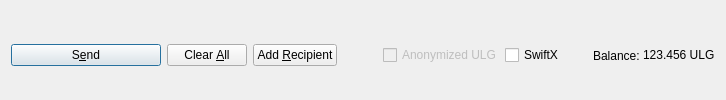
         <widget class="QFrame" name="frame_Send">
          <layout class="QHBoxLayout" name="horizontalLayout">
           <property name="bottomMargin">
            <number>0</number>
           </property>
           <item>
            <widget class="QPushButton" name="sendButton">
             <property name="minimumSize">
              <size>
               <width>150</width>
               <height>0</height>
              </size>
             </property>
             <property name="toolTip">
              <string>Confirm the send action</string>
             </property>
             <property name="text">
              <string>S&amp;end</string>
             </property>
             <property name="icon">
              <iconset resource="../ultragate.qrc">
               <normaloff>:/icons/send</normaloff>:/icons/send</iconset>
             </property>
             <property name="autoDefault">
              <bool>false</bool>
             </property>
             <property name="default">
              <bool>true</bool>
             </property>
            </widget>
           </item>
           <item>
            <widget class="QPushButton" name="clearButton">
             <property name="sizePolicy">
              <sizepolicy hsizetype="Minimum" vsizetype="Fixed">
               <horstretch>0</horstretch>
               <verstretch>0</verstretch>
              </sizepolicy>
             </property>
             <property name="toolTip">
              <string>Clear all fields of the form.</string>
             </property>
             <property name="text">
              <string>Clear &amp;All</string>
             </property>
             <property name="icon">
              <iconset resource="../ultragate.qrc">
               <normaloff>:/icons/remove</normaloff>:/icons/remove</iconset>
             </property>
             <property name="autoDefault">
              <bool>false</bool>
             </property>
            </widget>
           </item>
           <item>
            <widget class="QPushButton" name="addButton">
             <property name="toolTip">
              <string>Send to multiple recipients at once</string>
             </property>
             <property name="text">
              <string>Add &amp;Recipient</string>
             </property>
             <property name="icon">
              <iconset resource="../ultragate.qrc">
               <normaloff>:/icons/add</normaloff>:/icons/add</iconset>
             </property>
             <property name="autoDefault">
              <bool>false</bool>
             </property>
            </widget>
           </item>
           <item>
            <spacer name="horizontalSpacer">
             <property name="orientation">
              <enum>Qt::Horizontal</enum>
             </property>
             <property name="sizeHint" stdset="0">
              <size>
               <width>40</width>
               <height>20</height>
              </size>
             </property>
            </spacer>
           </item>
           <item>
            <layout class="QHBoxLayout" name="horizontalLayout_2">
             <property name="spacing">
              <number>3</number>
             </property>
             <item>
              <widget class="QCheckBox" name="checkzULG">
               <property name="enabled">
                <bool>false</bool>
               </property>
               <property name="text">
                <string>Anonymized ULG</string>
               </property>
              </widget>
             </item>
             <item>
              <widget class="QCheckBox" name="checkSwiftTX">
               <property name="enabled">
                <bool>true</bool>
               </property>
               <property name="minimumSize">
                <size>
                 <width>85</width>
                 <height>0</height>
                </size>
               </property>
               <property name="text">
                <string>SwiftX</string>
               </property>
              </widget>
             </item>
             <item>
              <widget class="QLabel" name="label">
               <property name="text">
                <string>Balance:</string>
               </property>
              </widget>
             </item>
             <item>
              <widget class="QLabel" name="labelBalance">
               <property name="sizePolicy">
                <sizepolicy hsizetype="Preferred" vsizetype="Fixed">
                 <horstretch>0</horstretch>
                 <verstretch>0</verstretch>
                </sizepolicy>
               </property>
               <property name="cursor">
                <cursorShape>IBeamCursor</cursorShape>
               </property>
               <property name="text">
                <string notr="true">123.456 ULG</string>
               </property>
               <property name="textInteractionFlags">
                <set>Qt::LinksAccessibleByMouse|Qt::TextSelectableByKeyboard|Qt::TextSelectableByMouse</set>
               </property>
              </widget>
             </item>
            </layout>
           </item>
          </layout>
         </widget>
